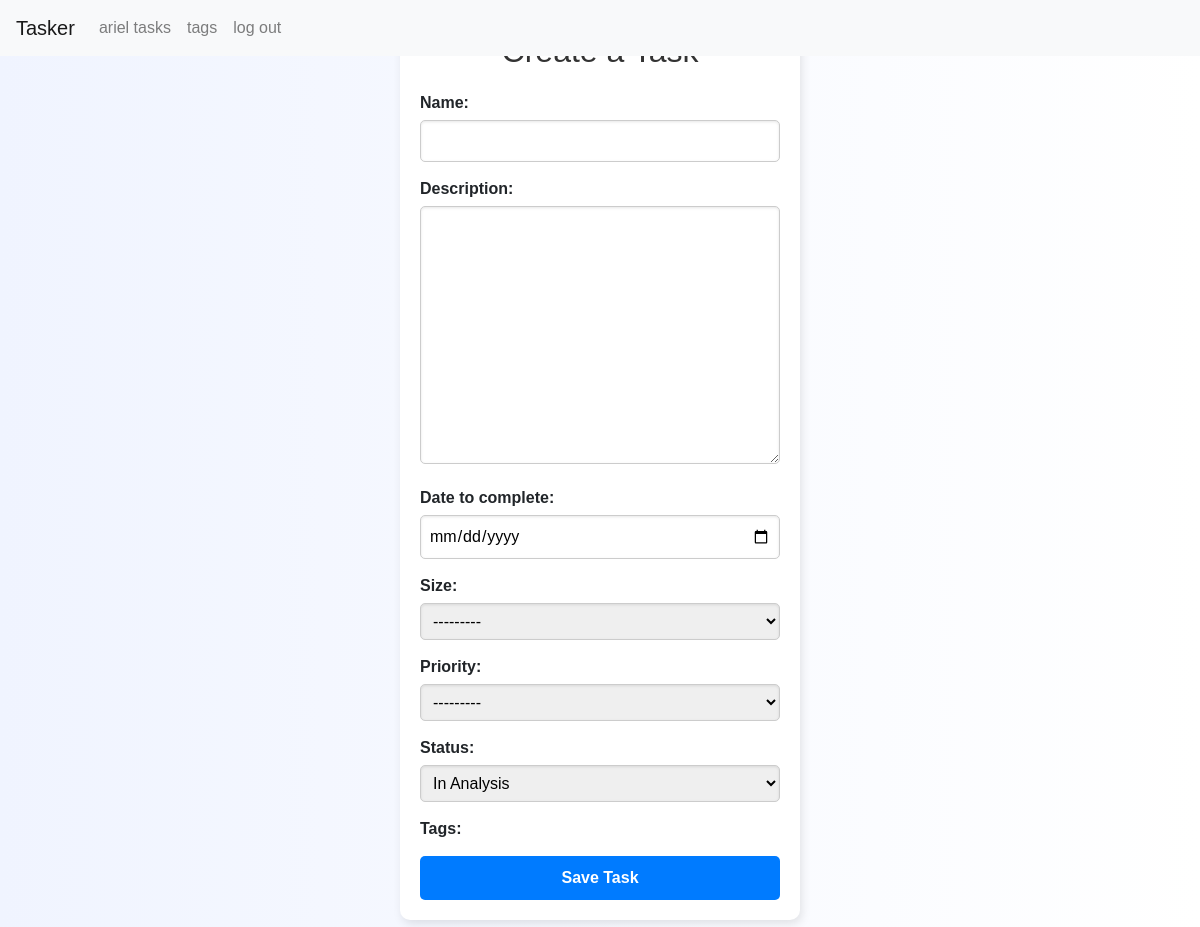
/tasks/create/ (signed in), run on an earlier commit of the app's database.
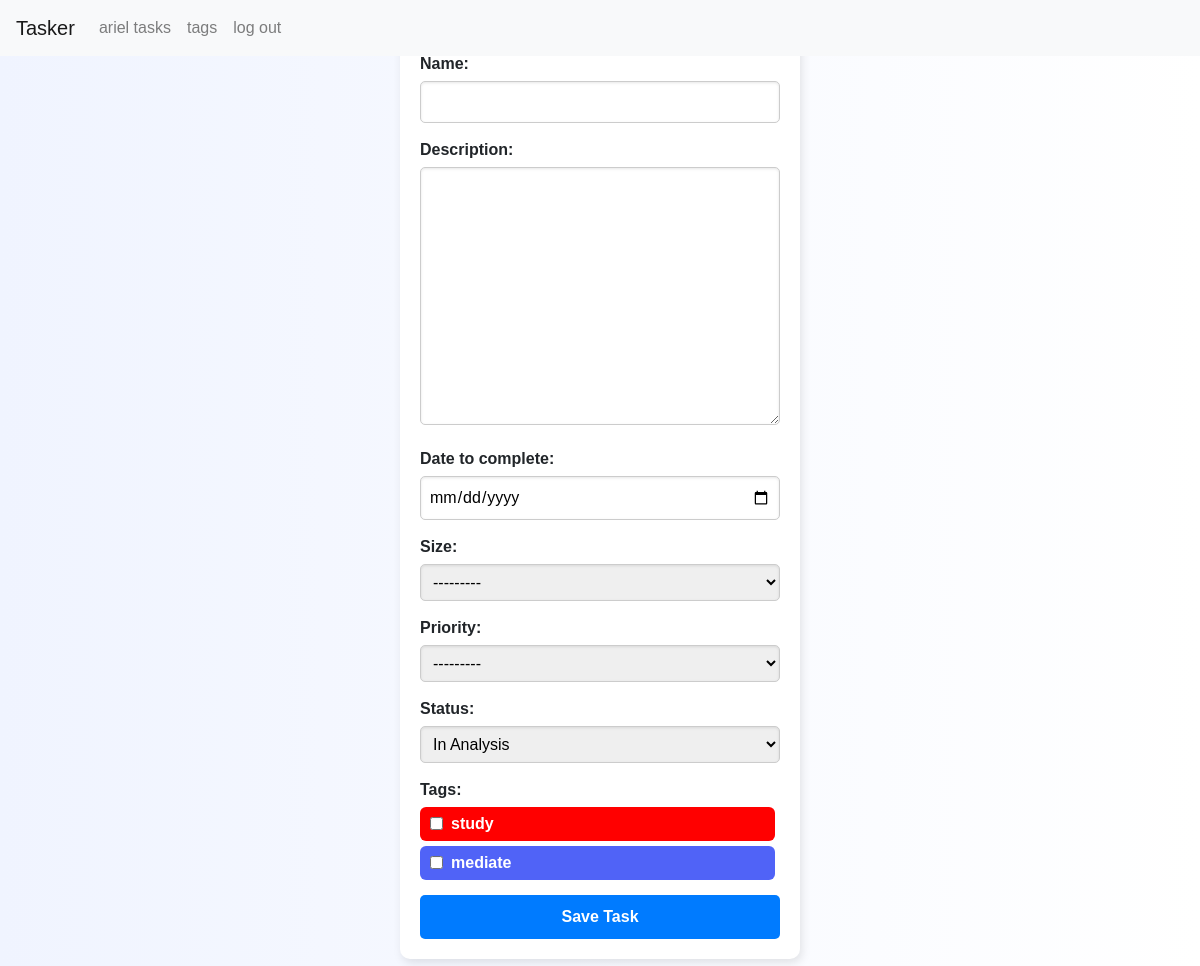
And on a later commit of the database.
### tasker/models.py (models this page shows, shortened)
class Tag(models.Model):
    name = models.CharField(max_length=50, unique=True)
    color = models.CharField(max_length=7, default="#000000")  # Hex Color

### tasker/views.py (the view)
# urls.py: path("tasks/create/", views.create_task, name="create_task"),
@login_required
def create_task(request):
    if request.method == "POST":
        form = TaskForm(request.POST)
        if form.is_valid():
            task = form.save(commit=False)
            task.user = request.user
            task.save()
            form.save_m2m()  # Save ManyToMany relationships
            return redirect("task_list")
    else:
        form = TaskForm()
    return render(request, "tasker/create_task.html", {"form": form})

### tasker/forms.py (shortened to what this page needs)
class TaskForm(forms.ModelForm):
    date_to_complete = forms.DateField(
        widget=forms.DateInput(attrs={'type': 'date'})
    )
    tags = forms.ModelMultipleChoiceField(
        queryset=Tag.objects.all(),
        widget=forms.CheckboxSelectMultiple,
        required=False
    )
    class Meta:
        model = Task
        fields = ['name', 'description', 'date_to_complete', 'size', 'priority', 'status', 'tags']

### tasker/templates/tasker/create_task.html (shortened to what this page needs)
{% extends "tasker/layout.html" %}
{% block body %}
<div class="container-task-form create-task">
    <div class="task-form">
        <h2>Create a Task</h2>
        <form method="post">
            <div class="form-group">
                {{ form.name.label_tag }}
                {{ form.name }}
            </div>
            <div class="form-group">
                {{ form.description.label_tag }}
                {{ form.description }}
            </div>
            <div class="form-group">
                {{ form.date_to_complete.label_tag }}
                {{ form.date_to_complete }}
            </div>
            <div class="form-group">
                {{ form.size.label_tag }}
                {{ form.size }}
            </div>
            <div class="form-group">
                {{ form.priority.label_tag }}
                {{ form.priority }}
            </div>
            <div class="form-group">
                {{ form.status.label_tag }}
                {{ form.status }}
            </div>
            <div class="form-group">
                <label for="id_tags">Tags:</label>
                <div class="tag-container">
                    {% for tag in form.tags.field.queryset %}
                        <label class="tag-label" data-color="{{ tag.color }}" style="display: flex; align-items: center; gap: 8px; padding: 5px 10px; border-radius: 6px; margin-right: 5px; color: white;">
                            <input type="checkbox" name="tags" value="{{ tag.id }}" {% if tag in task.tags.all %}checked{% endif %} style="margin: 0; width: unset;">
                            <span>{{ tag.name }}</span>
                        </label>
                    {% endfor %}
                </div>
            </div>
            <button type="submit" class="btn btn-primary">Save Task</button>
        </form>
    </div>
</div>
{% endblock %}

What changed in the data, as far as the page shows it:
added Tag: name "study"
added Tag: name "mediate"
